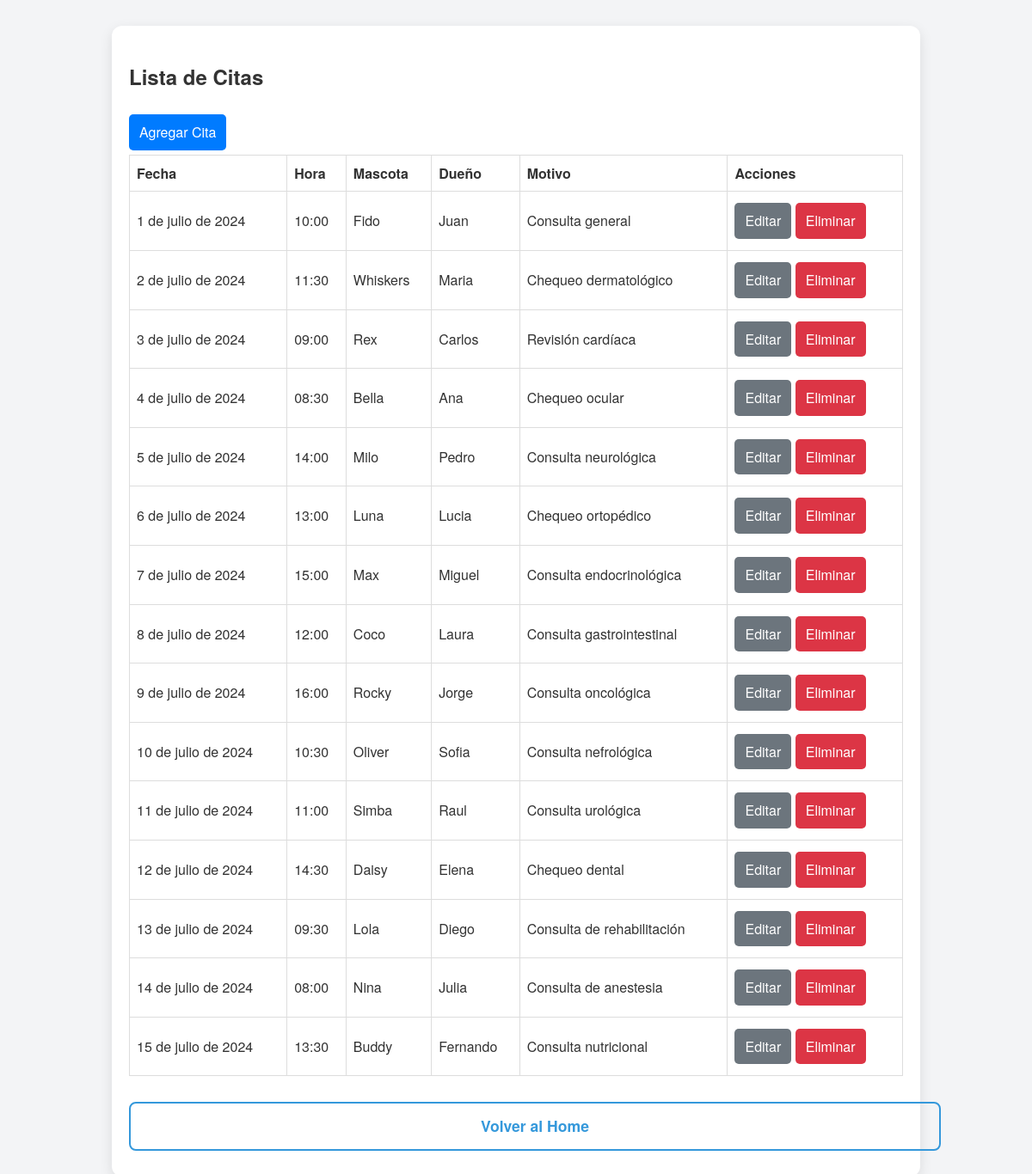
The page /citas/ on the database as committed earlier.
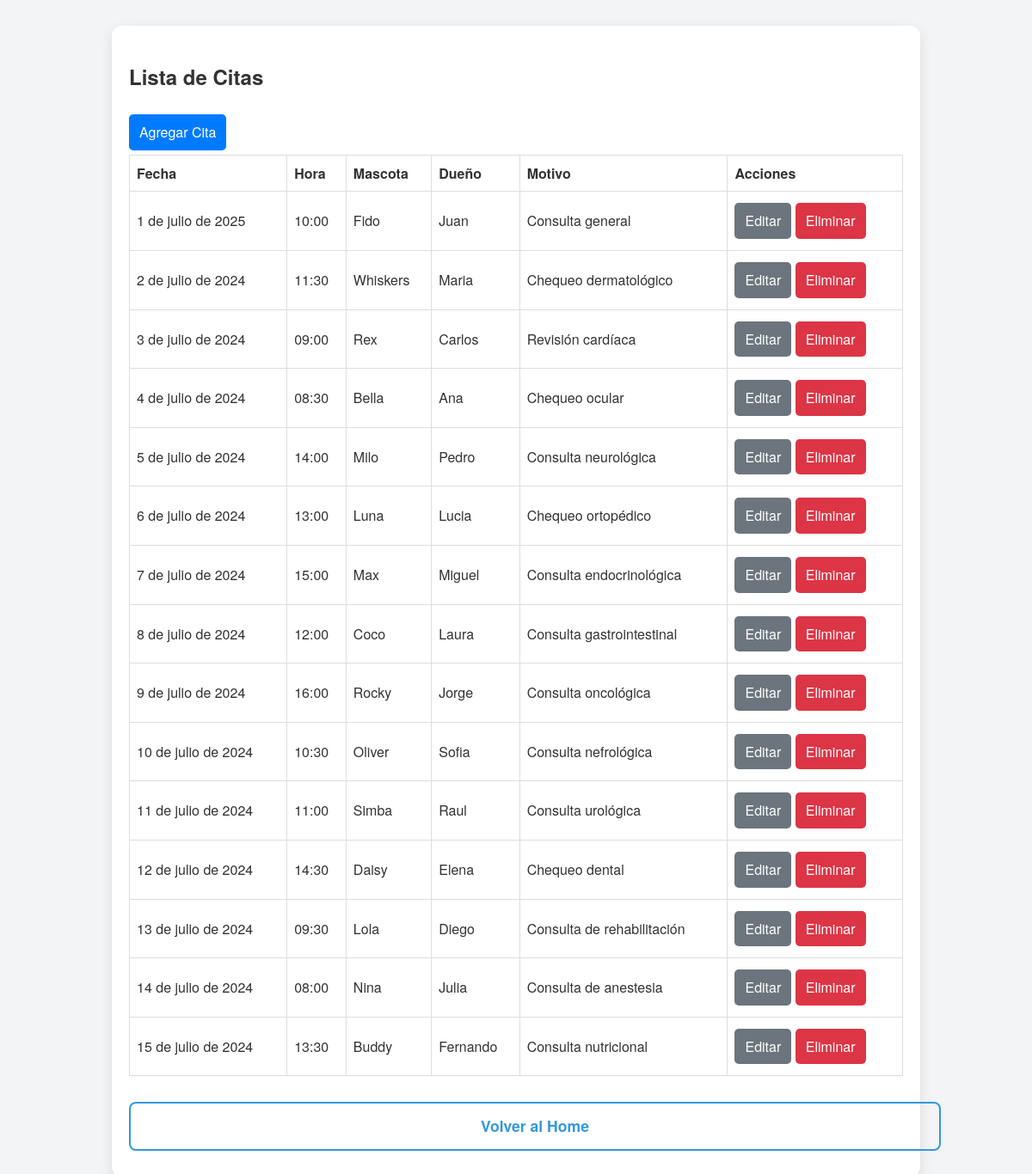
The same page on the database as committed later.
### veterinaria/models.py (models this page shows)
class Cita(models.Model):
    id_cita = models.AutoField(primary_key=True, db_column='ID_Cita')
    fecha = models.DateField(db_column='Fecha')
    hora = models.TimeField(db_column='Hora')
    id_mascota = models.ForeignKey('Mascota', on_delete=models.DO_NOTHING, db_column='ID_Mascota')
    id_dueno = models.ForeignKey('Dueno', on_delete=models.DO_NOTHING, db_column='ID_Dueno')
    id_veterinario = models.ForeignKey('Veterinario', on_delete=models.DO_NOTHING, db_column='ID_Veterinario')
    motivo = models.CharField(max_length=100, blank=True, null=True, db_column='Motivo')
    class Meta:
        managed = False
        db_table = 'Cita'

class Mascota(models.Model):
    id_mascota = models.AutoField(primary_key=True, db_column='ID_Mascota')
    nombre = models.CharField(max_length=50, db_column='Nombre')
    raza = models.CharField(max_length=50, blank=True, null=True, db_column='Raza')
    especie = models.CharField(max_length=50, db_column='Especie')
    edad = models.IntegerField(blank=True, null=True, db_column='Edad')
    peso = models.DecimalField(max_digits=5, decimal_places=2, blank=True, null=True, db_column='Peso')
    sexo = models.CharField(max_length=1, blank=True, null=True, db_column='Sexo')
    fechanacimiento = models.DateField(blank=True, null=True, db_column='FechaNacimiento')
    id_dueno = models.ForeignKey(Dueno, on_delete=models.DO_NOTHING, db_column='ID_Dueno')
    class Meta:
        managed = False
        db_table = 'Mascota'

class Dueno(models.Model):
    id_dueno = models.AutoField(primary_key=True, db_column='ID_Dueno')
    nombre = models.CharField(max_length=50, db_column='Nombre')
    apellidos = models.CharField(max_length=50, db_column='Apellidos')
    telefono = models.CharField(max_length=20, blank=True, null=True, db_column='Telefono')
    direccion = models.CharField(max_length=100, blank=True, null=True, db_column='Direccion')
    email = models.CharField(max_length=50, blank=True, null=True, db_column='Email')
    class Meta:
        managed = False
        db_table = 'Dueno'

### veterinaria/views.py (the view)
# urls.py: path('citas/', lista_citas, name='lista_citas'),
def lista_citas(request):
    citas = Cita.objects.select_related('id_mascota', 'id_dueno').all()
    return render(request, 'cita/lista_citas.html', {'citas': citas})

### veterinaria/templates/cita/lista_citas.html (shortened to what this page needs)
{% load static %}
<!DOCTYPE html>
<html lang="en">
<head>
    <link rel="stylesheet" href="{% static 'css/styles.css' %}">
</head>
<body>
    <div class="container">
        <h2>Lista de Citas</h2>
        <a href="{% url 'crear_cita' %}" class="btn-primary">Agregar Cita</a>
        <table>
            <thead>
                <tr>
                    <th>Fecha</th>
                    <th>Hora</th>
                    <th>Mascota</th>
                    <th>Dueño</th>
                    <th>Motivo</th>
                    <th>Acciones</th>
                </tr>
            </thead>
            <tbody>
                {% for cita in citas %}
                <tr>
                    <td>{{ cita.fecha }}</td>
                    <td>{{ cita.hora }}</td>
                    <td>{{ cita.id_mascota.nombre }}</td>
                    <td>{{ cita.id_dueno.nombre }}</td>
                    <td>{{ cita.motivo }}</td>
                    <td>
                        <a href="{% url 'editar_cita' cita.pk %}" class="btn-secondary">Editar</a>
                        <a href="{% url 'eliminar_cita' cita.pk %}" class="btn-danger">Eliminar</a>
                    </td>
                </tr>
                {% endfor %}
            </tbody>
        </table>
        <a href="{% url 'home' %}" class="nav-link">Volver al Home</a>
    </div>
</body>
</html>

### veterinaria/static/css/styles.css (style rules this page uses)
body { font-family: 'Helvetica Neue', Arial, sans-serif; line-height: 1.6; background-color: #f3f4f6; color: #333; margin: 0; padding: 0; }
.container { max-width: 800px; margin: auto; padding: 20px; background-color: #ffffff; box-shadow: 0 2px 10px rgba(0, 0, 0, 0.1); border-radius: 10px; }
h2 { color: #333; margin-bottom: 20px; }
table { width: 100%; border-collapse: collapse; margin-bottom: 20px; }
table th, table td { border: 1px solid #ddd; padding: 8px; text-align: left; }
.btn-primary, .btn-secondary, .btn-danger { display: inline-block; padding: 8px 12px; margin: 5px 0; text-decoration: none; color: #fff; border-radius: 5px; }
.btn-primary { background-color: #007bff; }
.btn-secondary { background-color: #6c757d; }
.btn-danger { background-color: #dc3545; }
.container { max-width: 900px; margin: 30px auto; background-color: #ffffff; padding: 20px; border-radius: 12px; box-shadow: 0 5px 15px rgba(0, 0, 0, 0.1); }
.nav-link { display: inline-block; width: 100%; margin: 10px 0; text-align: center; font-size: 1.1em; font-weight: 600; text-decoration: none; color: #3498db; padding: 12px 20px; border: 2px solid #3498db; border-radius: 8px; transition: all 0.3s ease; }

Rows that differ between the two databases and show on the page:
changed Cita "Consulta general": fecha "1 de julio de 2024" → "1 de julio de 2025"
